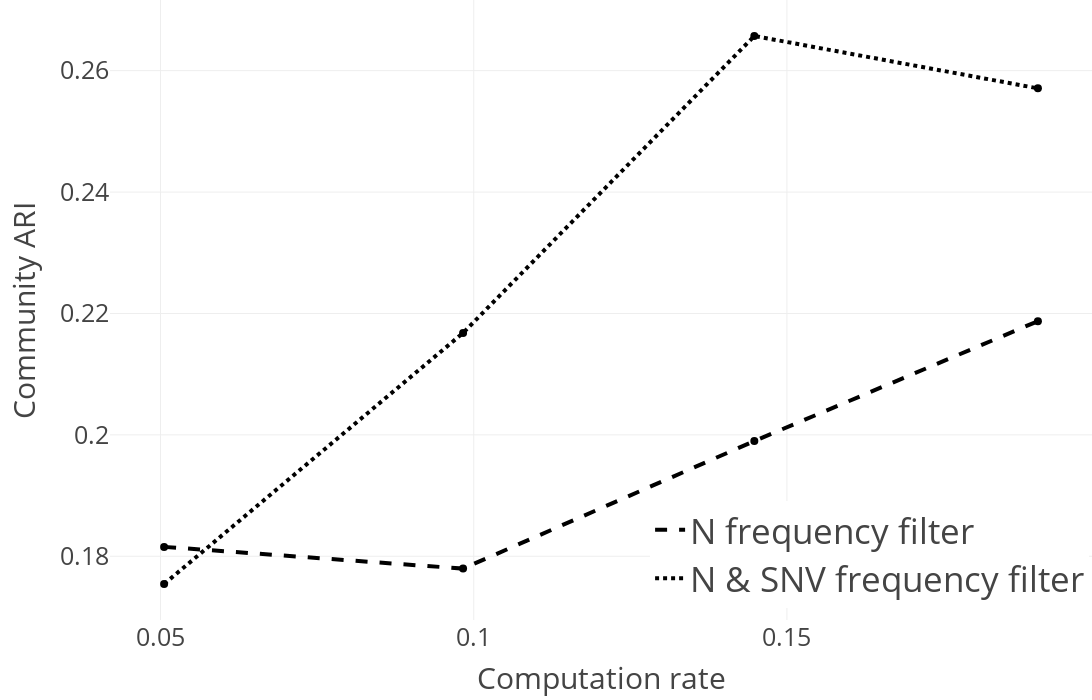

The cell this chart's notebook holds for it:
### Markdown cell above
### Community ARI for different filters and computation rates using breadth search

### Code cell
sub_fig = get_computation_rate_plot("adjusted_rand_index", breadth_search_evaluation, "Community ARI", legend=dict(
            x=0.55,
            y=0.02,
            xanchor="left",
            yanchor="bottom",
            font=dict(size=35),
        ))
sub_fig.show()

### Figure 1 — Plotly figure (JSON) as saved in the notebook; plotly's stock layout.template omitted (floating-point values rounded to 4 significant figures)
{"data": [{"line": {"color": "black", "dash": "dash", "width": 4}, "mode": "lines", "name": "N frequency filter", "type": "scatter", "x": [0.05056, 0.0983, 0.1448, 0.1901], "y": [0.1815, 0.178, 0.199, 0.2187]}, {"marker": {"color": "black", "size": 8, "symbol": "circle"}, "mode": "markers", "showlegend": false, "text": "", "type": "scatter", "x": [0.05056], "y": [0.1815]}, {"marker": {"color": "black", "size": 8, "symbol": "circle"}, "mode": "markers", "showlegend": false, "text": "", "type": "scatter", "x": [0.0983], "y": [0.178]}, {"marker": {"color": "black", "size": 8, "symbol": "circle"}, "mode": "markers", "showlegend": false, "text": "", "type": "scatter", "x": [0.1448], "y": [0.199]}, {"marker": {"color": "black", "size": 8, "symbol": "circle"}, "mode": "markers", "showlegend": false, "text": "", "type": "scatter", "x": [0.1901], "y": [0.2187]}, {"line": {"color": "black", "dash": "dot", "width": 4}, "mode": "lines", "name": "N & SNV frequency filter", "type": "scatter", "x": [0.05056, 0.0983, 0.1448, 0.1901], "y": [0.1754, 0.2168, 0.2657, 0.2571]}, {"marker": {"color": "black", "size": 8, "symbol": "circle"}, "mode": "markers", "showlegend": false, "text": "", "type": "scatter", "x": [0.05056], "y": [0.1754]}, {"marker": {"color": "black", "size": 8, "symbol": "circle"}, "mode": "markers", "showlegend": false, "text": "", "type": "scatter", "x": [0.0983], "y": [0.2168]}, {"marker": {"color": "black", "size": 8, "symbol": "circle"}, "mode": "markers", "showlegend": false, "text": "", "type": "scatter", "x": [0.1448], "y": [0.2657]}, {"marker": {"color": "black", "size": 8, "symbol": "circle"}, "mode": "markers", "showlegend": false, "text": "", "type": "scatter", "x": [0.1901], "y": [0.2571]}], "layout": {"font": {"size": 25}, "height": 700, "legend": {"font": {"size": 35}, "x": 0.55, "xanchor": "left", "y": 0.02, "yanchor": "bottom"}, "margin": {"b": 80, "l": 110, "r": 0, "t": 0}, "width": 1200, "xaxis": {"autorange": true, "range": [0.04202, 0.1986], "tickmode": "array", "tickvals": [0.05, 0.1, 0.15, 0.2], "title": {"text": "Computation rate"}, "type": "linear"}, "yaxis": {"autorange": true, "range": [0.1695, 0.2716], "title": {"text": "Community ARI"}, "type": "linear"}}}
